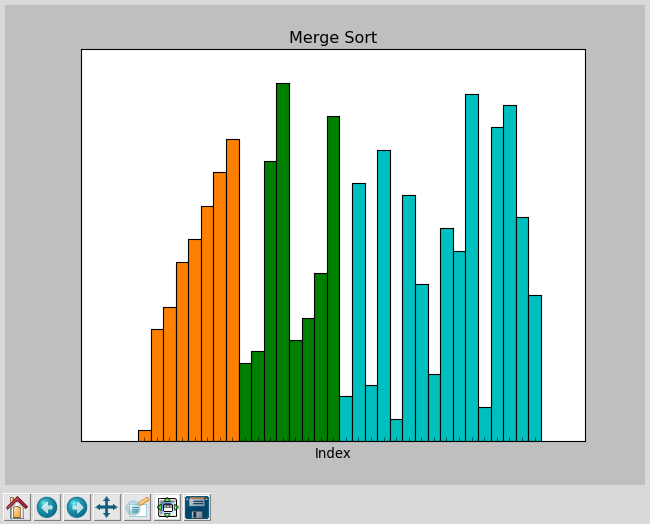

The Python source for this figure:
import matplotlib
import matplotlib.pyplot as plt
matplotlib.use('TKAgg')
import numpy as np
import time, random,math

size=32

colors = ['r', 'b', 'g', '#ff7f00', 'y', 'c', 'm']

array = random.sample((range(1,size+1)),size)

def mergeSort(arr, first, last, tmp, rects):
	if last - first < 2:
		return
	middle = (last + first) / 2
	
	mergeSort(arr, first, middle, tmp, rects)
	mergeSort(arr, middle , last, tmp, rects)

	i = first
	j = middle
	for k in range(first, last):
		if i < middle and (j >= last or arr[i] <= arr[j]):
			tmp[k] = arr[i]
			i += 1
		else:
			tmp[k] = arr[j]
			j += 1

	for x in range(first, last):
		arr[x] = tmp[x]

	update_plot(arr, first, last, rects)

def update_plot(arr, first, last, rects):
	color = colors[int(math.log(last-first,2))]
	for x in range(first, last):
		rects[x].set_height(arr[x])
		rects[x].set_facecolor(color)
		fig.canvas.draw()
	time.sleep(1)

def animated_barplot():
	width = 1
	rects = plt.bar(range(size), array, width, align = 'center', color=colors[len(colors) - int(math.log(size)) + 1])
	plt.title("Merge Sort")
	plt.xlabel("Index")
	plt.tick_params(axis='both', labelbottom='off', labeltop='off', top='off', labelleft='off', left='off', labelright='off', right='off')
	plt.xticks(np.arange(size), tuple(map(str, range(size))))
	mergeSort(array, 0, size, [None]*size, rects)

fig = plt.figure()
win = fig.canvas.manager.window
win.after(10, animated_barplot)
plt.show()
